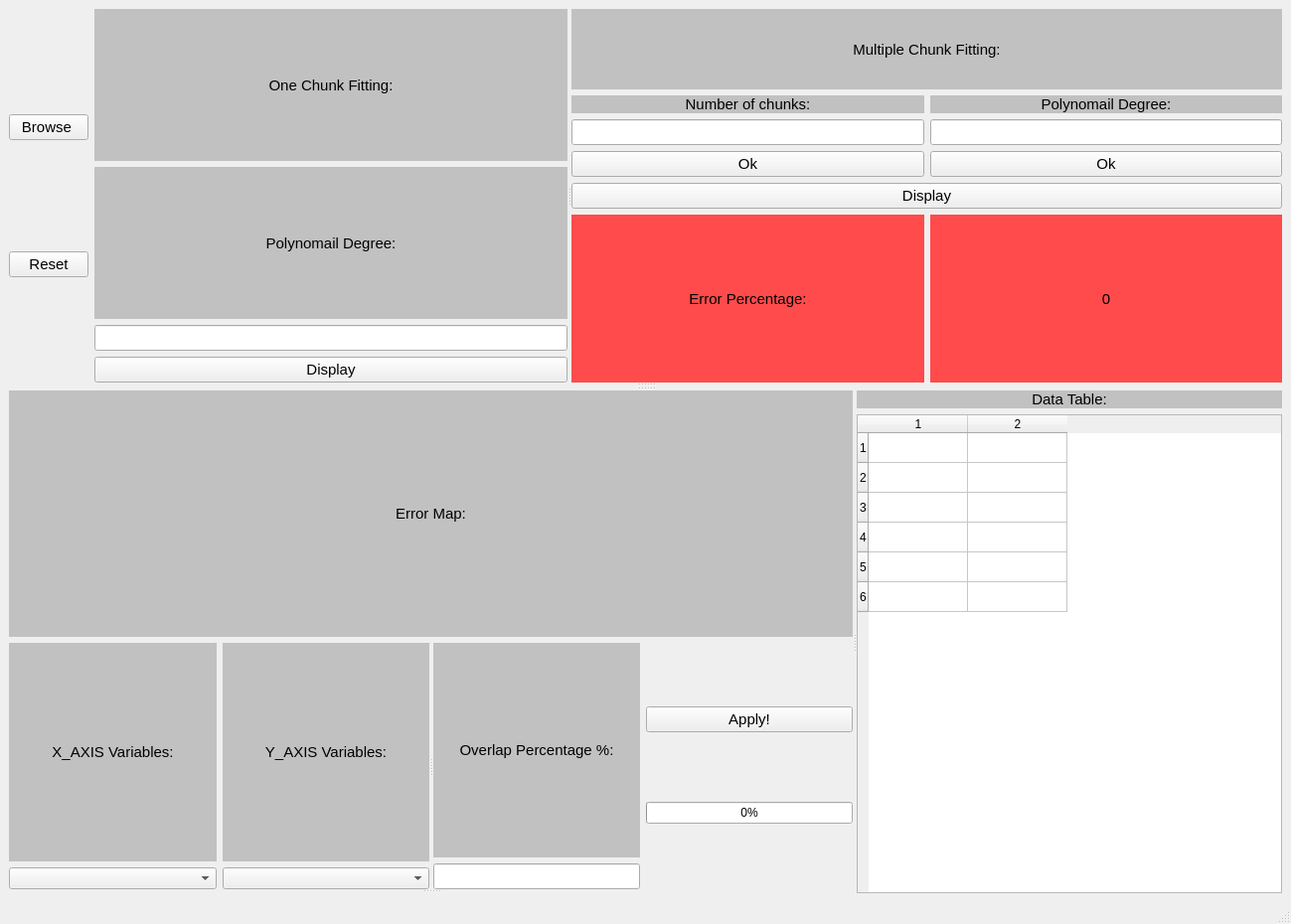
<?xml version="1.0" encoding="UTF-8"?>
<ui version="4.0">
 <class>MainWindow</class>
 <widget class="QMainWindow" name="MainWindow">
  <property name="geometry">
   <rect>
    <x>0</x>
    <y>0</y>
    <width>1299</width>
    <height>930</height>
   </rect>
  </property>
  <property name="windowTitle">
   <string>Curve Fitting and Interpolation</string>
  </property>
  <property name="windowIcon">
   <iconset>
    <normaloff>curve.png</normaloff>curve.png</iconset>
  </property>
  <widget class="QWidget" name="centralwidget">
   <layout class="QHBoxLayout" name="horizontalLayout_6">
    <item>
     <widget class="QSplitter" name="splitter_6">
      <property name="orientation">
       <enum>Qt::Vertical</enum>
      </property>
      <widget class="QSplitter" name="splitter_2">
       <property name="orientation">
        <enum>Qt::Vertical</enum>
       </property>
       <widget class="QSplitter" name="splitter">
        <property name="orientation">
         <enum>Qt::Horizontal</enum>
        </property>
        <widget class="QWidget" name="">
         <layout class="QHBoxLayout" name="horizontalLayout_2">
          <item>
           <layout class="QVBoxLayout" name="verticalLayout_7">
            <item>
             <widget class="QPushButton" name="browse_button">
              <property name="font">
               <font>
                <pointsize>11</pointsize>
               </font>
              </property>
              <property name="text">
               <string>Browse </string>
              </property>
             </widget>
            </item>
            <item>
             <widget class="QPushButton" name="pushButton_2">
              <property name="font">
               <font>
                <pointsize>11</pointsize>
               </font>
              </property>
              <property name="text">
               <string>Reset</string>
              </property>
             </widget>
            </item>
           </layout>
          </item>
          <item>
           <layout class="QVBoxLayout" name="verticalLayout_2">
            <item>
             <widget class="QLabel" name="label_2">
              <property name="font">
               <font>
                <pointsize>11</pointsize>
               </font>
              </property>
              <property name="styleSheet">
               <string notr="true">background-color: rgb(193,193,193)</string>
              </property>
              <property name="text">
               <string>One Chunk Fitting:</string>
              </property>
              <property name="alignment">
               <set>Qt::AlignCenter</set>
              </property>
             </widget>
            </item>
            <item>
             <widget class="QLabel" name="label_7">
              <property name="font">
               <font>
                <pointsize>11</pointsize>
               </font>
              </property>
              <property name="styleSheet">
               <string notr="true">background-color: rgb(193,193,193)</string>
              </property>
              <property name="text">
               <string>Polynomail Degree:</string>
              </property>
              <property name="alignment">
               <set>Qt::AlignCenter</set>
              </property>
             </widget>
            </item>
            <item>
             <widget class="QLineEdit" name="lineEdit_2">
              <property name="font">
               <font>
                <pointsize>11</pointsize>
               </font>
              </property>
              <property name="alignment">
               <set>Qt::AlignCenter</set>
              </property>
             </widget>
            </item>
            <item>
             <widget class="QPushButton" name="one_main_chunk_button">
              <property name="font">
               <font>
                <pointsize>11</pointsize>
               </font>
              </property>
              <property name="text">
               <string>Display</string>
              </property>
             </widget>
            </item>
           </layout>
          </item>
         </layout>
        </widget>
        <widget class="QWidget" name="layoutWidget">
         <layout class="QVBoxLayout" name="verticalLayout_6">
          <item>
           <layout class="QVBoxLayout" name="verticalLayout_5">
            <item>
             <widget class="QLabel" name="label_3">
              <property name="font">
               <font>
                <pointsize>11</pointsize>
               </font>
              </property>
              <property name="styleSheet">
               <string notr="true">background-color: rgb(193,193,193);
font:'Arial';</string>
              </property>
              <property name="text">
               <string>Multiple Chunk Fitting:</string>
              </property>
              <property name="alignment">
               <set>Qt::AlignCenter</set>
              </property>
             </widget>
            </item>
            <item>
             <layout class="QHBoxLayout" name="horizontalLayout">
              <item>
               <layout class="QVBoxLayout" name="verticalLayout_3">
                <item>
                 <widget class="QLabel" name="label">
                  <property name="font">
                   <font>
                    <pointsize>11</pointsize>
                   </font>
                  </property>
                  <property name="styleSheet">
                   <string notr="true">background-color: rgb(193,193,193)</string>
                  </property>
                  <property name="text">
                   <string>Number of chunks:</string>
                  </property>
                  <property name="alignment">
                   <set>Qt::AlignCenter</set>
                  </property>
                 </widget>
                </item>
                <item>
                 <widget class="QLineEdit" name="lineEdit">
                  <property name="font">
                   <font>
                    <pointsize>11</pointsize>
                   </font>
                  </property>
                  <property name="layoutDirection">
                   <enum>Qt::LeftToRight</enum>
                  </property>
                  <property name="alignment">
                   <set>Qt::AlignCenter</set>
                  </property>
                 </widget>
                </item>
                <item>
                 <widget class="QPushButton" name="chunks_button">
                  <property name="font">
                   <font>
                    <pointsize>11</pointsize>
                   </font>
                  </property>
                  <property name="text">
                   <string>Ok</string>
                  </property>
                 </widget>
                </item>
               </layout>
              </item>
              <item>
               <layout class="QVBoxLayout" name="verticalLayout_4">
                <item>
                 <widget class="QLabel" name="label_8">
                  <property name="font">
                   <font>
                    <pointsize>11</pointsize>
                   </font>
                  </property>
                  <property name="styleSheet">
                   <string notr="true">background-color: rgb(193,193,193)
</string>
                  </property>
                  <property name="text">
                   <string>Polynomail Degree:</string>
                  </property>
                  <property name="alignment">
                   <set>Qt::AlignCenter</set>
                  </property>
                 </widget>
                </item>
                <item>
                 <widget class="QLineEdit" name="lineEdit_3">
                  <property name="font">
                   <font>
                    <pointsize>11</pointsize>
                   </font>
                  </property>
                  <property name="alignment">
                   <set>Qt::AlignCenter</set>
                  </property>
                 </widget>
                </item>
                <item>
                 <widget class="QPushButton" name="degree_button">
                  <property name="font">
                   <font>
                    <pointsize>11</pointsize>
                   </font>
                  </property>
                  <property name="text">
                   <string>Ok</string>
                  </property>
                 </widget>
                </item>
               </layout>
              </item>
             </layout>
            </item>
           </layout>
          </item>
          <item>
           <widget class="QPushButton" name="pushButton_3">
            <property name="font">
             <font>
              <pointsize>11</pointsize>
             </font>
            </property>
            <property name="text">
             <string>Display</string>
            </property>
           </widget>
          </item>
          <item>
           <layout class="QHBoxLayout" name="horizontalLayout_4">
            <item>
             <widget class="QLabel" name="label_13">
              <property name="font">
               <font>
                <pointsize>11</pointsize>
               </font>
              </property>
              <property name="styleSheet">
               <string notr="true">background-color: rgb(255,75,75)</string>
              </property>
              <property name="text">
               <string>Error Percentage:</string>
              </property>
              <property name="alignment">
               <set>Qt::AlignCenter</set>
              </property>
             </widget>
            </item>
            <item>
             <widget class="QLabel" name="label_14">
              <property name="font">
               <font>
                <pointsize>11</pointsize>
               </font>
              </property>
              <property name="styleSheet">
               <string notr="true">background-color: rgb(255,75,75)</string>
              </property>
              <property name="text">
               <string>0</string>
              </property>
              <property name="alignment">
               <set>Qt::AlignCenter</set>
              </property>
             </widget>
            </item>
           </layout>
          </item>
         </layout>
        </widget>
       </widget>
       <widget class="QWidget" name="verticalLayoutWidget">
        <layout class="QVBoxLayout" name="main_graph_layout"/>
       </widget>
      </widget>
      <widget class="QSplitter" name="splitter_5">
       <property name="orientation">
        <enum>Qt::Horizontal</enum>
       </property>
       <widget class="QSplitter" name="splitter_4">
        <property name="orientation">
         <enum>Qt::Vertical</enum>
        </property>
        <widget class="QWidget" name="">
         <layout class="QVBoxLayout" name="verticalLayout_13">
          <item>
           <widget class="QLabel" name="label_4">
            <property name="font">
             <font>
              <pointsize>11</pointsize>
             </font>
            </property>
            <property name="styleSheet">
             <string notr="true">background-color: rgb(193,193,193)</string>
            </property>
            <property name="text">
             <string>Error Map:</string>
            </property>
            <property name="alignment">
             <set>Qt::AlignCenter</set>
            </property>
           </widget>
          </item>
          <item>
           <widget class="QSplitter" name="splitter_3">
            <property name="orientation">
             <enum>Qt::Horizontal</enum>
            </property>
            <widget class="QWidget" name="">
             <layout class="QHBoxLayout" name="horizontalLayout_3">
              <item>
               <layout class="QVBoxLayout" name="verticalLayout_8">
                <item>
                 <widget class="QLabel" name="label_5">
                  <property name="font">
                   <font>
                    <pointsize>11</pointsize>
                   </font>
                  </property>
                  <property name="styleSheet">
                   <string notr="true">background-color: rgb(193,193,193)</string>
                  </property>
                  <property name="text">
                   <string>X_AXIS Variables:</string>
                  </property>
                  <property name="alignment">
                   <set>Qt::AlignCenter</set>
                  </property>
                 </widget>
                </item>
                <item>
                 <widget class="QComboBox" name="comboBox">
                  <property name="font">
                   <font>
                    <pointsize>9</pointsize>
                   </font>
                  </property>
                 </widget>
                </item>
               </layout>
              </item>
              <item>
               <layout class="QVBoxLayout" name="verticalLayout_9">
                <item>
                 <widget class="QLabel" name="label_6">
                  <property name="font">
                   <font>
                    <pointsize>11</pointsize>
                   </font>
                  </property>
                  <property name="styleSheet">
                   <string notr="true">background-color: rgb(193,193,193)</string>
                  </property>
                  <property name="text">
                   <string>Y_AXIS Variables:</string>
                  </property>
                  <property name="alignment">
                   <set>Qt::AlignCenter</set>
                  </property>
                 </widget>
                </item>
                <item>
                 <widget class="QComboBox" name="comboBox_2">
                  <property name="font">
                   <font>
                    <pointsize>9</pointsize>
                   </font>
                  </property>
                 </widget>
                </item>
               </layout>
              </item>
             </layout>
            </widget>
            <widget class="QWidget" name="">
             <layout class="QHBoxLayout" name="horizontalLayout_5">
              <item>
               <layout class="QVBoxLayout" name="verticalLayout_10">
                <item>
                 <widget class="QLabel" name="label_9">
                  <property name="font">
                   <font>
                    <pointsize>11</pointsize>
                   </font>
                  </property>
                  <property name="styleSheet">
                   <string notr="true">background-color: rgb(193,193,193)</string>
                  </property>
                  <property name="text">
                   <string>Overlap Percentage %:</string>
                  </property>
                  <property name="alignment">
                   <set>Qt::AlignCenter</set>
                  </property>
                 </widget>
                </item>
                <item>
                 <widget class="QLineEdit" name="lineEdit_4">
                  <property name="font">
                   <font>
                    <pointsize>11</pointsize>
                   </font>
                  </property>
                  <property name="alignment">
                   <set>Qt::AlignCenter</set>
                  </property>
                 </widget>
                </item>
               </layout>
              </item>
              <item>
               <layout class="QVBoxLayout" name="verticalLayout_11">
                <item>
                 <widget class="QPushButton" name="pushButton">
                  <property name="font">
                   <font>
                    <pointsize>11</pointsize>
                   </font>
                  </property>
                  <property name="text">
                   <string>Apply!</string>
                  </property>
                 </widget>
                </item>
                <item>
                 <widget class="QProgressBar" name="progressBar">
                  <property name="value">
                   <number>0</number>
                  </property>
                  <property name="orientation">
                   <enum>Qt::Horizontal</enum>
                  </property>
                 </widget>
                </item>
               </layout>
              </item>
             </layout>
            </widget>
           </widget>
          </item>
         </layout>
        </widget>
        <widget class="QWidget" name="verticalLayoutWidget_2">
         <layout class="QVBoxLayout" name="verticalLayout"/>
        </widget>
       </widget>
       <widget class="QWidget" name="">
        <layout class="QVBoxLayout" name="verticalLayout_12">
         <item>
          <widget class="QLabel" name="label_10">
           <property name="font">
            <font>
             <pointsize>11</pointsize>
            </font>
           </property>
           <property name="styleSheet">
            <string notr="true">background-color: rgb(193,193,193)</string>
           </property>
           <property name="text">
            <string>Data Table:</string>
           </property>
           <property name="alignment">
            <set>Qt::AlignCenter</set>
           </property>
          </widget>
         </item>
         <item>
          <widget class="QTableWidget" name="tableWidget">
           <property name="rowCount">
            <number>6</number>
           </property>
           <property name="columnCount">
            <number>2</number>
           </property>
           <row/>
           <row/>
           <row/>
           <row/>
           <row/>
           <row/>
           <column/>
           <column/>
          </widget>
         </item>
        </layout>
       </widget>
      </widget>
     </widget>
    </item>
   </layout>
  </widget>
  <widget class="QMenuBar" name="menubar">
   <property name="geometry">
    <rect>
     <x>0</x>
     <y>0</y>
     <width>1299</width>
     <height>26</height>
    </rect>
   </property>
  </widget>
  <widget class="QStatusBar" name="statusbar"/>
 </widget>
 <resources/>
 <connections/>
</ui>
